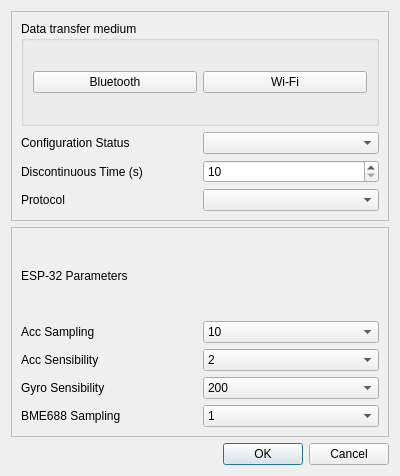
<?xml version="1.0" encoding="UTF-8"?>
<ui version="4.0">
 <class>Dialog_esp_config</class>
 <widget class="QDialog" name="Dialog_esp_config">
  <property name="geometry">
   <rect>
    <x>0</x>
    <y>0</y>
    <width>400</width>
    <height>476</height>
   </rect>
  </property>
  <property name="windowTitle">
   <string>ESP-32 Configuration</string>
  </property>
  <layout class="QVBoxLayout" name="verticalLayout_esp_config">
   <item>
    <widget class="QFrame" name="frame_esp_config_protocols">
     <property name="frameShape">
      <enum>QFrame::StyledPanel</enum>
     </property>
     <property name="frameShadow">
      <enum>QFrame::Raised</enum>
     </property>
     <layout class="QVBoxLayout" name="verticalLayout_esp_config_protocols">
      <item>
       <widget class="QGroupBox" name="groupBox_send_medium">
        <property name="title">
         <string>Data transfer medium</string>
        </property>
        <layout class="QHBoxLayout" name="horizontalLayout_send_medium">
         <item>
          <widget class="QPushButton" name="pushButton_send_bluetooth">
           <property name="text">
            <string>Bluetooth</string>
           </property>
           <property name="icon">
            <iconset resource="icons.qrc">
             <normaloff>:/icon_bluetooth/images/bluetooth.png</normaloff>
             <activeon>:/icon_bluetooth/images/bluetooth_active.png</activeon>:/icon_bluetooth/images/bluetooth.png</iconset>
           </property>
           <property name="checkable">
            <bool>true</bool>
           </property>
           <property name="autoRepeat">
            <bool>false</bool>
           </property>
           <property name="autoExclusive">
            <bool>true</bool>
           </property>
          </widget>
         </item>
         <item>
          <widget class="QPushButton" name="pushButton_send_wifi">
           <property name="text">
            <string>Wi-Fi</string>
           </property>
           <property name="icon">
            <iconset resource="icons.qrc">
             <normaloff>:/icon_wifi/images/wifi.png</normaloff>
             <activeon>:/icon_wifi/images/wifi_active.png</activeon>:/icon_wifi/images/wifi.png</iconset>
           </property>
           <property name="checkable">
            <bool>true</bool>
           </property>
           <property name="autoExclusive">
            <bool>true</bool>
           </property>
          </widget>
         </item>
        </layout>
       </widget>
      </item>
      <item>
       <layout class="QGridLayout" name="gridLayout_protocol_params">
        <item row="0" column="1">
         <widget class="QComboBox" name="comboBox_conf_status"/>
        </item>
        <item row="1" column="1">
         <widget class="QSpinBox" name="spinBox_disc_time">
          <property name="accelerated">
           <bool>true</bool>
          </property>
          <property name="minimum">
           <number>10</number>
          </property>
          <property name="maximum">
           <number>3600</number>
          </property>
         </widget>
        </item>
        <item row="0" column="0">
         <widget class="QLabel" name="label_conf_status">
          <property name="text">
           <string>Configuration Status</string>
          </property>
         </widget>
        </item>
        <item row="1" column="0">
         <widget class="QLabel" name="label_disc_time">
          <property name="text">
           <string>Discontinuous Time (s)</string>
          </property>
         </widget>
        </item>
        <item row="2" column="0">
         <widget class="QLabel" name="label_protocol">
          <property name="text">
           <string>Protocol</string>
          </property>
         </widget>
        </item>
        <item row="2" column="1">
         <widget class="QComboBox" name="comboBox_protocol"/>
        </item>
       </layout>
      </item>
     </layout>
    </widget>
   </item>
   <item>
    <widget class="QFrame" name="frame_esp_params">
     <property name="frameShape">
      <enum>QFrame::StyledPanel</enum>
     </property>
     <property name="frameShadow">
      <enum>QFrame::Raised</enum>
     </property>
     <layout class="QVBoxLayout" name="verticalLayout_esp_params">
      <item>
       <widget class="QLabel" name="label_esp_params">
        <property name="text">
         <string>ESP-32 Parameters</string>
        </property>
       </widget>
      </item>
      <item>
       <layout class="QGridLayout" name="gridLayout_esp_params">
        <item row="1" column="0">
         <widget class="QLabel" name="label_acc_sensibility">
          <property name="text">
           <string>Acc Sensibility</string>
          </property>
         </widget>
        </item>
        <item row="2" column="0">
         <widget class="QLabel" name="label_gyro_sensibility">
          <property name="text">
           <string>Gyro Sensibility</string>
          </property>
         </widget>
        </item>
        <item row="0" column="0">
         <widget class="QLabel" name="label_acc_sampling">
          <property name="text">
           <string>Acc Sampling</string>
          </property>
         </widget>
        </item>
        <item row="3" column="0">
         <widget class="QLabel" name="label_bme_sampling">
          <property name="text">
           <string>BME688 Sampling</string>
          </property>
         </widget>
        </item>
        <item row="0" column="1">
         <widget class="QComboBox" name="comboBox_acc_sampling">
          <item>
           <property name="text">
            <string>10</string>
           </property>
          </item>
          <item>
           <property name="text">
            <string>100</string>
           </property>
          </item>
          <item>
           <property name="text">
            <string>400</string>
           </property>
          </item>
          <item>
           <property name="text">
            <string>1000</string>
           </property>
          </item>
         </widget>
        </item>
        <item row="1" column="1">
         <widget class="QComboBox" name="comboBox_acc_sensibility">
          <item>
           <property name="text">
            <string>2</string>
           </property>
          </item>
          <item>
           <property name="text">
            <string>4</string>
           </property>
          </item>
          <item>
           <property name="text">
            <string>8</string>
           </property>
          </item>
          <item>
           <property name="text">
            <string>16</string>
           </property>
          </item>
         </widget>
        </item>
        <item row="2" column="1">
         <widget class="QComboBox" name="comboBox_gyro_sensibility">
          <item>
           <property name="text">
            <string>200</string>
           </property>
          </item>
          <item>
           <property name="text">
            <string>250</string>
           </property>
          </item>
          <item>
           <property name="text">
            <string>500</string>
           </property>
          </item>
         </widget>
        </item>
        <item row="3" column="1">
         <widget class="QComboBox" name="comboBox_bme_sampling">
          <item>
           <property name="text">
            <string>1</string>
           </property>
          </item>
          <item>
           <property name="text">
            <string>2</string>
           </property>
          </item>
          <item>
           <property name="text">
            <string>3</string>
           </property>
          </item>
          <item>
           <property name="text">
            <string>4</string>
           </property>
          </item>
         </widget>
        </item>
       </layout>
      </item>
     </layout>
    </widget>
   </item>
   <item>
    <widget class="QDialogButtonBox" name="buttonBox_esp_config_confirm">
     <property name="orientation">
      <enum>Qt::Horizontal</enum>
     </property>
     <property name="standardButtons">
      <set>QDialogButtonBox::Cancel|QDialogButtonBox::Ok</set>
     </property>
    </widget>
   </item>
  </layout>
 </widget>
 <resources>
  <include location="icons.qrc"/>
 </resources>
 <connections>
  <connection>
   <sender>buttonBox_esp_config_confirm</sender>
   <signal>accepted()</signal>
   <receiver>Dialog_esp_config</receiver>
   <slot>accept()</slot>
   <hints>
    <hint type="sourcelabel">
     <x>248</x>
     <y>254</y>
    </hint>
    <hint type="destinationlabel">
     <x>157</x>
     <y>274</y>
    </hint>
   </hints>
  </connection>
  <connection>
   <sender>buttonBox_esp_config_confirm</sender>
   <signal>rejected()</signal>
   <receiver>Dialog_esp_config</receiver>
   <slot>reject()</slot>
   <hints>
    <hint type="sourcelabel">
     <x>316</x>
     <y>260</y>
    </hint>
    <hint type="destinationlabel">
     <x>286</x>
     <y>274</y>
    </hint>
   </hints>
  </connection>
 </connections>
</ui>
